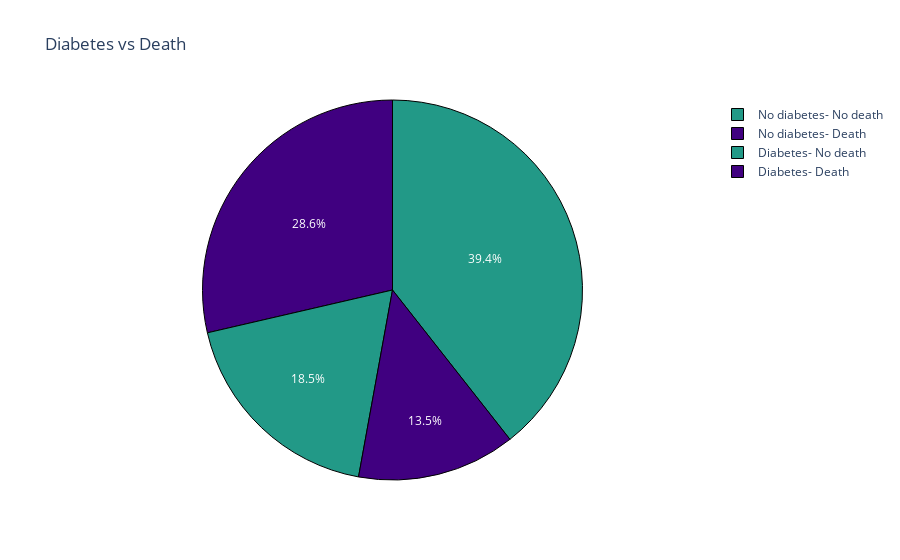

The notebook cell saved with this chart:
### Code cell
import plotly.graph_objs as go

d1= df[(df['DEATH_EVENT']==0)&(df['diabetes']==0)]
d2= df[(df['DEATH_EVENT']==0)&(df['diabetes']==1)]
d3= df[(df['DEATH_EVENT']==1)&(df['diabetes']==0)]
d4= df[(df['DEATH_EVENT']==1)&(df['diabetes']==1)]

labels= ['No diabetes- No death', 'No diabetes- Death', 'Diabetes- No death', 'Diabetes- Death']
values= [len(d1), len(d2), len(d3), len(d4)]
colors = ['#229987', '#400080', '#229987', '#400080']

fig= go.Figure(data= [go.Pie(labels= labels, values= values)])
fig.update_layout(title_text= 'Diabetes vs Death')
fig.update_traces(marker= dict(colors= colors, line=dict(color= '#000000', width=1)))
fig.show()

### Figure 1 — Plotly figure (JSON) as saved in the notebook; plotly's stock layout.template omitted (floating-point values rounded to 4 significant figures)
{"data": [{"labels": ["No diabetes- No death", "No diabetes- Death", "Diabetes- No death", "Diabetes- Death"], "marker": {"colors": ["#229987", "#400080", "#229987", "#400080"], "line": {"color": "#000000", "width": 1}}, "type": "pie", "values": [117, 85, 55, 40]}], "layout": {"title": {"text": "Diabetes vs Death"}}}
